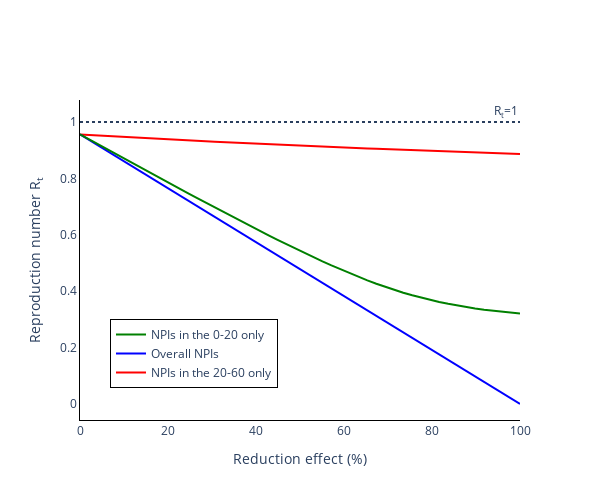

The notebook cell saved with this chart:
### Code cell
fig = go.Figure()

# Plot of incidences
fig.add_trace(
    go.Scatter(
        x=(100*np.linspace(0, 1)).tolist(),
        y=wrong_target_red,
        name='NPIs in the 20-60 only',
        line_color = 'red'
    )
)

fig.add_trace(
    go.Scatter(
        x=(100*np.linspace(0, 1)).tolist(),
        y=overall_red,
        name='Overall NPIs',
        line_color = 'blue'
    )
)

fig.add_trace(
    go.Scatter(
        x=(100*np.linspace(0, 1)).tolist(),
        y=target_red,
        name='NPIs in the 0-20 only',
        line_color = 'green'
    )
)

fig.add_hline(
    y=1, line_dash='dot',
    annotation_text='R<sub>t</sub>=1', fillcolor='black',
    annotation_position='top right')

# Add axis labels
fig.update_layout(
    boxmode='group',
    width=600,
    height=500,
    plot_bgcolor='white',
    xaxis=dict(
        title='Reduction effect (%)',
        linecolor='black'),
    yaxis=dict(
        title='Reproduction number R<sub>t</sub>',
        linecolor='black'),
    legend=dict(
        traceorder='reversed',
        yanchor="bottom",
        y=0.1,
        xanchor="right",
        x=0.45,
        bordercolor="Black", 
        borderwidth=1
    ))

fig.write_image('images/Reduction_comparison_effects_UK.pdf')
fig.show()

### Figure 1 — Plotly figure (JSON) as saved in the notebook; plotly's stock layout.template omitted (floating-point values rounded to 4 significant figures)
{"data": [{"line": {"color": "red"}, "name": "NPIs in the 20-60 only", "type": "scatter", "x": [0, 2.041, 4.082, 6.122, 8.163, 10.2, 12.24, 14.29, 16.33, 18.37, 20.41, 22.45, 24.49, 26.53, 28.57, 30.61, 32.65, 34.69, 36.73, 38.78, 40.82, 42.86, 44.9, 46.94, 48.98, 51.02, 53.06, 55.1, 57.14, 59.18, 61.22, 63.27, 65.31, 67.35, 69.39, 71.43, 73.47, 75.51, 77.55, 79.59, 81.63, 83.67, 85.71, 87.76, 89.8, 91.84, 93.88, 95.92, 97.96, 100], "y": [0.956, 0.9541, 0.9523, 0.9504, 0.9486, 0.9468, 0.945, 0.9433, 0.9415, 0.9398, 0.9381, 0.9365, 0.9348, 0.9332, 0.9316, 0.93, 0.9285, 0.9269, 0.9254, 0.9239, 0.9224, 0.921, 0.9195, 0.9181, 0.9167, 0.9153, 0.9139, 0.9125, 0.9112, 0.9099, 0.9086, 0.9073, 0.906, 0.9047, 0.9035, 0.9023, 0.9011, 0.8999, 0.8987, 0.8975, 0.8963, 0.8952, 0.8941, 0.893, 0.8919, 0.8908, 0.8897, 0.8887, 0.8876, 0.8866]}, {"line": {"color": "blue"}, "name": "Overall NPIs", "type": "scatter", "x": [0, 2.041, 4.082, 6.122, 8.163, 10.2, 12.24, 14.29, 16.33, 18.37, 20.41, 22.45, 24.49, 26.53, 28.57, 30.61, 32.65, 34.69, 36.73, 38.78, 40.82, 42.86, 44.9, 46.94, 48.98, 51.02, 53.06, 55.1, 57.14, 59.18, 61.22, 63.27, 65.31, 67.35, 69.39, 71.43, 73.47, 75.51, 77.55, 79.59, 81.63, 83.67, 85.71, 87.76, 89.8, 91.84, 93.88, 95.92, 97.96, 100], "y": [0.956, 0.9365, 0.917, 0.8975, 0.878, 0.8585, 0.8389, 0.8194, 0.7999, 0.7804, 0.7609, 0.7414, 0.7219, 0.7024, 0.6829, 0.6634, 0.6438, 0.6243, 0.6048, 0.5853, 0.5658, 0.5463, 0.5268, 0.5073, 0.4878, 0.4683, 0.4487, 0.4292, 0.4097, 0.3902, 0.3707, 0.3512, 0.3317, 0.3122, 0.2927, 0.2731, 0.2536, 0.2341, 0.2146, 0.1951, 0.1756, 0.1561, 0.1366, 0.1171, 0.09755, 0.07804, 0.05853, 0.03902, 0.01951, 0]}, {"line": {"color": "green"}, "name": "NPIs in the 0-20 only", "type": "scatter", "x": [0, 2.041, 4.082, 6.122, 8.163, 10.2, 12.24, 14.29, 16.33, 18.37, 20.41, 22.45, 24.49, 26.53, 28.57, 30.61, 32.65, 34.69, 36.73, 38.78, 40.82, 42.86, 44.9, 46.94, 48.98, 51.02, 53.06, 55.1, 57.14, 59.18, 61.22, 63.27, 65.31, 67.35, 69.39, 71.43, 73.47, 75.51, 77.55, 79.59, 81.63, 83.67, 85.71, 87.76, 89.8, 91.84, 93.88, 95.92, 97.96, 100], "y": [0.956, 0.9385, 0.9209, 0.9034, 0.8859, 0.8685, 0.8511, 0.8338, 0.8164, 0.7992, 0.782, 0.7648, 0.7477, 0.7307, 0.7137, 0.6968, 0.6801, 0.6634, 0.6468, 0.6304, 0.6141, 0.598, 0.582, 0.5662, 0.5507, 0.5354, 0.5204, 0.5057, 0.4914, 0.4774, 0.4639, 0.4509, 0.4384, 0.4265, 0.4152, 0.4046, 0.3946, 0.3854, 0.3768, 0.3689, 0.3617, 0.3552, 0.3492, 0.3439, 0.339, 0.3346, 0.3306, 0.327, 0.3237, 0.3208]}], "layout": {"annotations": [{"showarrow": false, "text": "R<sub>t</sub>=1", "x": 1, "xanchor": "right", "xref": "x domain", "y": 1, "yanchor": "bottom", "yref": "y"}], "boxmode": "group", "height": 500, "legend": {"bordercolor": "Black", "borderwidth": 1, "traceorder": "reversed", "x": 0.45, "xanchor": "right", "y": 0.1, "yanchor": "bottom"}, "plot_bgcolor": "white", "shapes": [{"fillcolor": "black", "line": {"dash": "dot"}, "type": "line", "x0": 0, "x1": 1, "xref": "x domain", "y0": 1, "y1": 1, "yref": "y"}], "width": 600, "xaxis": {"linecolor": "black", "title": {"text": "Reduction effect (%)"}}, "yaxis": {"linecolor": "black", "title": {"text": "Reproduction number R<sub>t</sub>"}}}}
